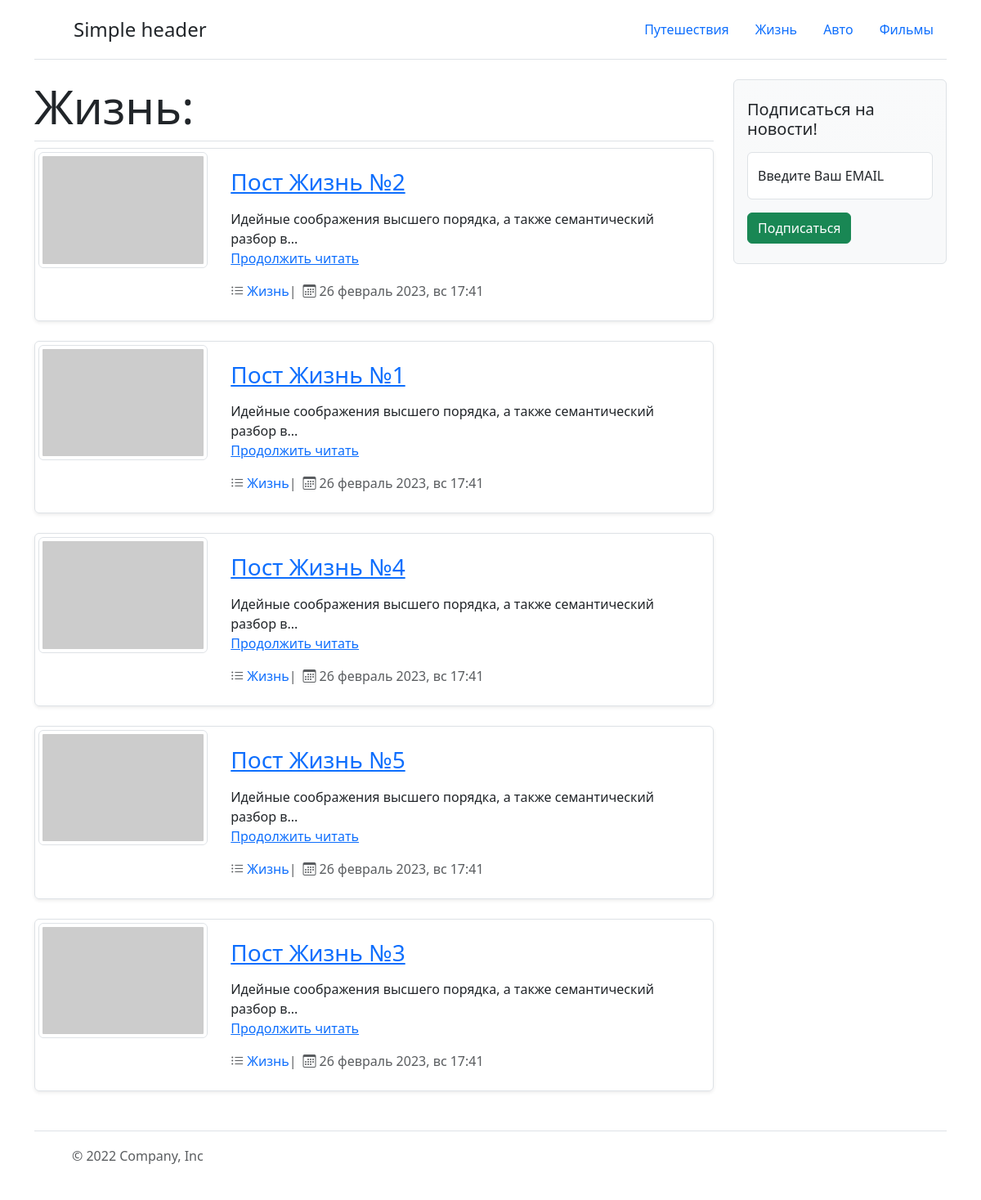
/category.php?id=2, run on the app's committed database.
### tables this page shows
CREATE TABLE IF NOT EXISTS `categories` (
  `id` int(11) NOT NULL AUTO_INCREMENT,
  `title` varchar(256) NOT NULL,
  PRIMARY KEY (`id`)
);

CREATE TABLE IF NOT EXISTS `posts` (
  `id` int(11) NOT NULL AUTO_INCREMENT,
  `title` varchar(256) NOT NULL,
  `content` text NOT NULL,
  `image` text NOT NULL,
  `category_id` int(254) NOT NULL DEFAULT '0',
  `created_at` int(255) NOT NULL,
  PRIMARY KEY (`id`)
);

### app/include/functions.php (called while the page is built, shortened)
<?php
$IntlDateFormatter = datefmt_create(
  'ru-RU',
  IntlDateFormatter::FULL,
  IntlDateFormatter::FULL,
  'Europe/Minsk',
  null,
  'dd LLLL y, EEE HH:mm'
);
function get_categories()
{
  global $link;
  $sql = "SELECT * FROM `categories`;";
  mysqli_set_charset($link, 'utf8mb4');
  $result = mysqli_query($link, $sql);
  return mysqli_fetch_all($result, MYSQLI_ASSOC);
};
function get_posts_by_category($category_id)
{
  global $link;
  $category_id = mysqli_real_escape_string($link, $category_id);
  $sql = "SELECT * FROM `posts` WHERE `category_id` = '$category_id'";
  $result = mysqli_query($link, $sql);
  return mysqli_fetch_all($result, MYSQLI_ASSOC);
}
function get_category_title($category_id)
{
  global $link;
  $category_id = mysqli_real_escape_string($link, $category_id);
  $sql = "SELECT `title` FROM `categories` WHERE `id`=$category_id;";
  $result = mysqli_query($link, $sql);
  return mysqli_fetch_assoc($result)['title'];
}

### category.php (the view, shortened to what this page needs)
<?php
require 'app/header.php';
?>
<div class="row">
  <div class="col-md-9">
    <?php
    $category_id = $_GET['id'];
    $posts = get_posts_by_category($category_id);
    ?>
    <h1 class="display-4 border-bottom pb-2"><?= get_category_title($category_id) ?>:</h1>
    <?php foreach ($posts as $post) : ?>
      <div class="row g-0 border rounded overflow-hidden flex-md-row mb-4 shadow-sm h-md-250 position-relative">
        <div class="col-lg-3 d-lg-block m-1">
          <img src="<?= $post['image'] . $post['id'] ?>" alt="thumbnail" class="img-thumbnail">
        </div>
        <div class="col p-4 d-flex flex-column position-static">
          <h3 class="mb-0"><a href="/post.php?post_id=<?= $post['id'] ?>"><?= $post['title'] ?></a></h4>
            <p class="card-text d-block"><?= substr($post['content'], 0, 128) . '...'  ?>
              <a href="/post.php?post_id=<?= $post['id'] ?>" class="mb-auto d-block">Продолжить читать</a>
            </p>
            <ul class="text-muted nav gap-2">
              <li class='nav-item d-flex align-items-center'><i class='bi bi-list-ul me-1'></i><a href="/category.php?id=<?=$post['category_id']?>" class="text-decoration-none position-relative z-1"><?= get_category_title($post['category_id']) ?></a>| </li>
              <li class='nav-item d-flex align-items-center'><i class='bi bi-calendar3 me-1'></i><?= datefmt_format($IntlDateFormatter, $post['created_at']) ?></li>
            </ul>
        </div>
      </div>
    <?php endforeach ?>
  </div>
  <div class="col-md-3">
    <?php include_once './app/include/sidebar.php' ?>
  </div>
</div>
<?php
include 'app/footer.php';
?>

### app/header.php (shortened to what this page needs)
<?php
require_once 'include/database.php';
require 'include/functions.php';
?>
<!doctype html>
<html lang="en">
<head>
  <link href="https://cdn.jsdelivr.net/npm/bootstrap@5.3.0-alpha1/dist/css/bootstrap.min.css" rel="stylesheet">
  <link rel="stylesheet" href="/public/icons/bootstrap-icons.css">
  <link rel="stylesheet" href="../css/app.css">
</head>
<body>
  <div class="container">
    <header class="d-flex flex-wrap justify-content-center py-3 mb-4 border-bottom">
      <a href="/" class="d-flex align-items-center mb-3 mb-md-0 me-md-auto text-dark text-decoration-none">
        <svg class="bi me-2" width="40" height="32" role="img" aria-label="Bootstrap">
          <use xlink:href="../public/icons/bootstrap-icons.svg#bootstrap-fill"></use>
        </svg>
        <span class="fs-4">Simple header</span>
      </a>
      <?php
      $categories = get_categories();
      ?>
      <ul class="nav nav-pills">
        <?php if ($categories === 0) : ?>
          <li class="nav-item"><a href="#" class="nav-link">Добавить категорию</a></li>
        <?php else : ?>
          <?php foreach ($categories as $category) : ?>
            <li class="nav-item"><a href="/category.php?id=<?= $category['id'] ?>" class="nav-link"><?= $category['title'] ?></a></li>
          <?php endforeach; ?>
        <?php endif; ?>
      </ul>
    </header>

### css/app.css (style rules this page uses)
.bi { vertical-align: -0.125em; fill: currentColor; }

### data on the page
categories: title "Путешествия"
categories: title "Жизнь"
categories: title "Авто"
categories: title "Фильмы"
posts: title "Пост Жизнь №2", content "Идейные соображения высшего порядка, а также семантический разбор в", category.title "Жизнь", created_at "26 февраль 2023, вс 17:41"
posts: title "Пост Жизнь №1", content "Идейные соображения высшего порядка, а также семантический разбор в", category.title "Жизнь", created_at "26 февраль 2023, вс 17:41"
posts: title "Пост Жизнь №4", content "Идейные соображения высшего порядка, а также семантический разбор в", category.title "Жизнь", created_at "26 февраль 2023, вс 17:41"
posts: title "Пост Жизнь №5", content "Идейные соображения высшего порядка, а также семантический разбор в", category.title "Жизнь", created_at "26 февраль 2023, вс 17:41"
posts: title "Пост Жизнь №3", content "Идейные соображения высшего порядка, а также семантический разбор в", category.title "Жизнь", created_at "26 февраль 2023, вс 17:41"
